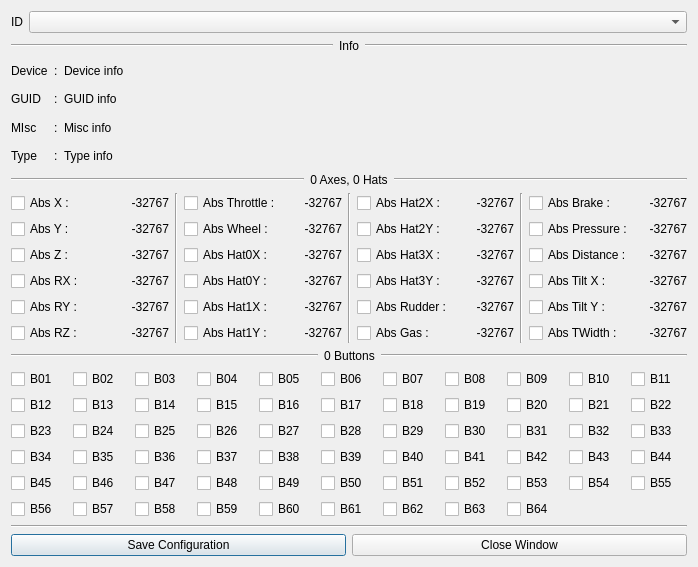
<?xml version="1.0" encoding="UTF-8"?>
<ui version="4.0">
 <class>dlgJsc</class>
 <widget class="QDialog" name="dlgJsc">
  <property name="geometry">
   <rect>
    <x>0</x>
    <y>0</y>
    <width>698</width>
    <height>567</height>
   </rect>
  </property>
  <property name="windowTitle">
   <string notr="true">Joypad/Gamepad Debug</string>
  </property>
  <property name="windowIcon">
   <iconset resource="resources.qrc">
    <normaloff>:/icon/icons/application.png</normaloff>:/icon/icons/application.png</iconset>
  </property>
  <layout class="QVBoxLayout" name="verticalLayout">
   <item>
    <layout class="QHBoxLayout" name="horizontalLayout_joy_ID">
     <item>
      <widget class="QLabel" name="label_joy_ID">
       <property name="text">
        <string notr="true">ID</string>
       </property>
       <property name="alignment">
        <set>Qt::AlignCenter</set>
       </property>
      </widget>
     </item>
     <item>
      <widget class="QComboBox" name="comboBox_joy_ID">
       <property name="sizePolicy">
        <sizepolicy hsizetype="Expanding" vsizetype="Fixed">
         <horstretch>0</horstretch>
         <verstretch>0</verstretch>
        </sizepolicy>
       </property>
      </widget>
     </item>
    </layout>
   </item>
   <item>
    <layout class="QHBoxLayout" name="horizontalLayout_Info_line">
     <item>
      <widget class="Line" name="line_Info_1">
       <property name="sizePolicy">
        <sizepolicy hsizetype="Expanding" vsizetype="Fixed">
         <horstretch>0</horstretch>
         <verstretch>0</verstretch>
        </sizepolicy>
       </property>
       <property name="orientation">
        <enum>Qt::Horizontal</enum>
       </property>
      </widget>
     </item>
     <item>
      <widget class="QLabel" name="label_Info_line">
       <property name="text">
        <string notr="true">Info</string>
       </property>
       <property name="alignment">
        <set>Qt::AlignCenter</set>
       </property>
      </widget>
     </item>
     <item>
      <widget class="Line" name="line_Info_2">
       <property name="sizePolicy">
        <sizepolicy hsizetype="Expanding" vsizetype="Fixed">
         <horstretch>0</horstretch>
         <verstretch>0</verstretch>
        </sizepolicy>
       </property>
       <property name="orientation">
        <enum>Qt::Horizontal</enum>
       </property>
      </widget>
     </item>
    </layout>
   </item>
   <item>
    <layout class="QGridLayout" name="gridLayout_info">
     <item row="1" column="1">
      <widget class="QLabel" name="label_GUID_2points">
       <property name="text">
        <string notr="true">:</string>
       </property>
      </widget>
     </item>
     <item row="0" column="1">
      <widget class="QLabel" name="label_Device_2points">
       <property name="text">
        <string notr="true">:</string>
       </property>
      </widget>
     </item>
     <item row="1" column="0">
      <widget class="QLabel" name="label_GUID_desc">
       <property name="text">
        <string notr="true">GUID</string>
       </property>
      </widget>
     </item>
     <item row="2" column="1">
      <widget class="QLabel" name="label_Misc_2points">
       <property name="text">
        <string notr="true">:</string>
       </property>
      </widget>
     </item>
     <item row="1" column="2">
      <widget class="QLabel" name="label_GUID">
       <property name="sizePolicy">
        <sizepolicy hsizetype="Expanding" vsizetype="Preferred">
         <horstretch>0</horstretch>
         <verstretch>0</verstretch>
        </sizepolicy>
       </property>
       <property name="text">
        <string notr="true">GUID info</string>
       </property>
      </widget>
     </item>
     <item row="0" column="2">
      <widget class="QLabel" name="label_Device">
       <property name="sizePolicy">
        <sizepolicy hsizetype="Expanding" vsizetype="Preferred">
         <horstretch>0</horstretch>
         <verstretch>0</verstretch>
        </sizepolicy>
       </property>
       <property name="text">
        <string notr="true">Device info</string>
       </property>
      </widget>
     </item>
     <item row="2" column="0">
      <widget class="QLabel" name="label_Misc_desc">
       <property name="text">
        <string notr="true">MIsc</string>
       </property>
      </widget>
     </item>
     <item row="0" column="0">
      <widget class="QLabel" name="label_Device_desc">
       <property name="text">
        <string notr="true">Device</string>
       </property>
      </widget>
     </item>
     <item row="2" column="2">
      <widget class="QLabel" name="label_Misc">
       <property name="sizePolicy">
        <sizepolicy hsizetype="Expanding" vsizetype="Preferred">
         <horstretch>0</horstretch>
         <verstretch>0</verstretch>
        </sizepolicy>
       </property>
       <property name="text">
        <string notr="true">Misc info</string>
       </property>
      </widget>
     </item>
     <item row="3" column="0">
      <widget class="QLabel" name="label_Type_desc">
       <property name="text">
        <string notr="true">Type</string>
       </property>
      </widget>
     </item>
     <item row="3" column="1">
      <widget class="QLabel" name="label_Type_2points">
       <property name="text">
        <string notr="true">:</string>
       </property>
      </widget>
     </item>
     <item row="3" column="2">
      <widget class="QLabel" name="label_Type">
       <property name="sizePolicy">
        <sizepolicy hsizetype="Expanding" vsizetype="Preferred">
         <horstretch>0</horstretch>
         <verstretch>0</verstretch>
        </sizepolicy>
       </property>
       <property name="text">
        <string notr="true">Type info</string>
       </property>
      </widget>
     </item>
    </layout>
   </item>
   <item>
    <layout class="QHBoxLayout" name="horizontalLayout_Axes_line">
     <item>
      <widget class="Line" name="line_Axes_2">
       <property name="sizePolicy">
        <sizepolicy hsizetype="Expanding" vsizetype="Fixed">
         <horstretch>0</horstretch>
         <verstretch>0</verstretch>
        </sizepolicy>
       </property>
       <property name="orientation">
        <enum>Qt::Horizontal</enum>
       </property>
      </widget>
     </item>
     <item>
      <widget class="QLabel" name="label_Axes_line">
       <property name="text">
        <string notr="true">0 Axes, 0 Hats</string>
       </property>
       <property name="alignment">
        <set>Qt::AlignCenter</set>
       </property>
      </widget>
     </item>
     <item>
      <widget class="Line" name="line_Axes_1">
       <property name="sizePolicy">
        <sizepolicy hsizetype="Expanding" vsizetype="Fixed">
         <horstretch>0</horstretch>
         <verstretch>0</verstretch>
        </sizepolicy>
       </property>
       <property name="orientation">
        <enum>Qt::Horizontal</enum>
       </property>
      </widget>
     </item>
    </layout>
   </item>
   <item>
    <layout class="QHBoxLayout" name="horizontalLayout_ABS">
     <item>
      <layout class="QGridLayout" name="gridLayout_ABS1">
       <item row="5" column="0">
        <widget class="QCheckBox" name="checkBox_ABS_RZ">
         <property name="text">
          <string notr="true">Abs RZ :</string>
         </property>
        </widget>
       </item>
       <item row="0" column="0">
        <widget class="QCheckBox" name="checkBox_ABS_X">
         <property name="text">
          <string notr="true">Abs X :</string>
         </property>
        </widget>
       </item>
       <item row="2" column="1">
        <widget class="QLabel" name="label_ABS_Z">
         <property name="text">
          <string notr="true">-32767</string>
         </property>
         <property name="alignment">
          <set>Qt::AlignRight|Qt::AlignTrailing|Qt::AlignVCenter</set>
         </property>
        </widget>
       </item>
       <item row="5" column="1">
        <widget class="QLabel" name="label_ABS_RZ">
         <property name="text">
          <string notr="true">-32767</string>
         </property>
         <property name="alignment">
          <set>Qt::AlignRight|Qt::AlignTrailing|Qt::AlignVCenter</set>
         </property>
        </widget>
       </item>
       <item row="3" column="1">
        <widget class="QLabel" name="label_ABS_RX">
         <property name="text">
          <string notr="true">-32767</string>
         </property>
         <property name="alignment">
          <set>Qt::AlignRight|Qt::AlignTrailing|Qt::AlignVCenter</set>
         </property>
        </widget>
       </item>
       <item row="1" column="0">
        <widget class="QCheckBox" name="checkBox_ABS_Y">
         <property name="text">
          <string notr="true">Abs Y :</string>
         </property>
        </widget>
       </item>
       <item row="2" column="0">
        <widget class="QCheckBox" name="checkBox_ABS_Z">
         <property name="text">
          <string notr="true">Abs Z :</string>
         </property>
        </widget>
       </item>
       <item row="4" column="1">
        <widget class="QLabel" name="label_ABS_RY">
         <property name="text">
          <string notr="true">-32767</string>
         </property>
         <property name="alignment">
          <set>Qt::AlignRight|Qt::AlignTrailing|Qt::AlignVCenter</set>
         </property>
        </widget>
       </item>
       <item row="0" column="1">
        <widget class="QLabel" name="label_ABS_X">
         <property name="text">
          <string notr="true">-32767</string>
         </property>
         <property name="alignment">
          <set>Qt::AlignRight|Qt::AlignTrailing|Qt::AlignVCenter</set>
         </property>
        </widget>
       </item>
       <item row="1" column="1">
        <widget class="QLabel" name="label_ABS_Y">
         <property name="text">
          <string notr="true">-32767</string>
         </property>
         <property name="alignment">
          <set>Qt::AlignRight|Qt::AlignTrailing|Qt::AlignVCenter</set>
         </property>
        </widget>
       </item>
       <item row="3" column="0">
        <widget class="QCheckBox" name="checkBox_ABS_RX">
         <property name="text">
          <string notr="true">Abs RX :</string>
         </property>
        </widget>
       </item>
       <item row="4" column="0">
        <widget class="QCheckBox" name="checkBox_ABS_RY">
         <property name="text">
          <string notr="true">Abs RY :</string>
         </property>
        </widget>
       </item>
      </layout>
     </item>
     <item>
      <widget class="Line" name="line_ABS1">
       <property name="orientation">
        <enum>Qt::Vertical</enum>
       </property>
      </widget>
     </item>
     <item>
      <layout class="QGridLayout" name="gridLayout_ABS2">
       <item row="4" column="0">
        <widget class="QCheckBox" name="checkBox_ABS_HAT1X">
         <property name="text">
          <string notr="true">Abs Hat1X :</string>
         </property>
        </widget>
       </item>
       <item row="1" column="1">
        <widget class="QLabel" name="label_ABS_WHEEL">
         <property name="text">
          <string notr="true">-32767</string>
         </property>
         <property name="alignment">
          <set>Qt::AlignRight|Qt::AlignTrailing|Qt::AlignVCenter</set>
         </property>
        </widget>
       </item>
       <item row="2" column="1">
        <widget class="QLabel" name="label_ABS_HAT0X">
         <property name="text">
          <string notr="true">-32767</string>
         </property>
         <property name="alignment">
          <set>Qt::AlignRight|Qt::AlignTrailing|Qt::AlignVCenter</set>
         </property>
        </widget>
       </item>
       <item row="0" column="1">
        <widget class="QLabel" name="label_ABS_THROTTLE">
         <property name="text">
          <string notr="true">-32767</string>
         </property>
         <property name="alignment">
          <set>Qt::AlignRight|Qt::AlignTrailing|Qt::AlignVCenter</set>
         </property>
        </widget>
       </item>
       <item row="2" column="0">
        <widget class="QCheckBox" name="checkBox_ABS_HAT0X">
         <property name="text">
          <string notr="true">Abs Hat0X :</string>
         </property>
        </widget>
       </item>
       <item row="3" column="0">
        <widget class="QCheckBox" name="checkBox_ABS_HAT0Y">
         <property name="text">
          <string notr="true">Abs Hat0Y :</string>
         </property>
        </widget>
       </item>
       <item row="1" column="0">
        <widget class="QCheckBox" name="checkBox_ABS_WHEEL">
         <property name="text">
          <string notr="true">Abs Wheel :</string>
         </property>
        </widget>
       </item>
       <item row="0" column="0">
        <widget class="QCheckBox" name="checkBox_ABS_THROTTLE">
         <property name="text">
          <string notr="true">Abs Throttle :</string>
         </property>
        </widget>
       </item>
       <item row="5" column="0">
        <widget class="QCheckBox" name="checkBox_ABS_HAT1Y">
         <property name="text">
          <string notr="true">Abs Hat1Y :</string>
         </property>
        </widget>
       </item>
       <item row="3" column="1">
        <widget class="QLabel" name="label_ABS_HAT0Y">
         <property name="text">
          <string notr="true">-32767</string>
         </property>
         <property name="alignment">
          <set>Qt::AlignRight|Qt::AlignTrailing|Qt::AlignVCenter</set>
         </property>
        </widget>
       </item>
       <item row="4" column="1">
        <widget class="QLabel" name="label_ABS_HAT1X">
         <property name="text">
          <string notr="true">-32767</string>
         </property>
         <property name="alignment">
          <set>Qt::AlignRight|Qt::AlignTrailing|Qt::AlignVCenter</set>
         </property>
        </widget>
       </item>
       <item row="5" column="1">
        <widget class="QLabel" name="label_ABS_HAT1Y">
         <property name="text">
          <string notr="true">-32767</string>
         </property>
         <property name="alignment">
          <set>Qt::AlignRight|Qt::AlignTrailing|Qt::AlignVCenter</set>
         </property>
        </widget>
       </item>
      </layout>
     </item>
     <item>
      <widget class="Line" name="line_ABS2">
       <property name="orientation">
        <enum>Qt::Vertical</enum>
       </property>
      </widget>
     </item>
     <item>
      <layout class="QGridLayout" name="gridLayout_ABS3">
       <item row="4" column="1">
        <widget class="QLabel" name="label_ABS_RUDDER">
         <property name="text">
          <string notr="true">-32767</string>
         </property>
         <property name="alignment">
          <set>Qt::AlignRight|Qt::AlignTrailing|Qt::AlignVCenter</set>
         </property>
        </widget>
       </item>
       <item row="1" column="1">
        <widget class="QLabel" name="label_ABS_HAT2Y">
         <property name="text">
          <string notr="true">-32767</string>
         </property>
         <property name="alignment">
          <set>Qt::AlignRight|Qt::AlignTrailing|Qt::AlignVCenter</set>
         </property>
        </widget>
       </item>
       <item row="5" column="0">
        <widget class="QCheckBox" name="checkBox_ABS_GAS">
         <property name="text">
          <string notr="true">Abs Gas :</string>
         </property>
        </widget>
       </item>
       <item row="0" column="1">
        <widget class="QLabel" name="label_ABS_HAT2X">
         <property name="text">
          <string notr="true">-32767</string>
         </property>
         <property name="alignment">
          <set>Qt::AlignRight|Qt::AlignTrailing|Qt::AlignVCenter</set>
         </property>
        </widget>
       </item>
       <item row="4" column="0">
        <widget class="QCheckBox" name="checkBox_ABS_RUDDER">
         <property name="text">
          <string notr="true">Abs Rudder :</string>
         </property>
        </widget>
       </item>
       <item row="2" column="0">
        <widget class="QCheckBox" name="checkBox_ABS_HAT3X">
         <property name="text">
          <string notr="true">Abs Hat3X :</string>
         </property>
        </widget>
       </item>
       <item row="2" column="1">
        <widget class="QLabel" name="label_ABS_HAT3X">
         <property name="text">
          <string notr="true">-32767</string>
         </property>
         <property name="alignment">
          <set>Qt::AlignRight|Qt::AlignTrailing|Qt::AlignVCenter</set>
         </property>
        </widget>
       </item>
       <item row="1" column="0">
        <widget class="QCheckBox" name="checkBox_ABS_HAT2Y">
         <property name="text">
          <string notr="true">Abs Hat2Y :</string>
         </property>
        </widget>
       </item>
       <item row="5" column="1">
        <widget class="QLabel" name="label_ABS_GAS">
         <property name="text">
          <string notr="true">-32767</string>
         </property>
         <property name="alignment">
          <set>Qt::AlignRight|Qt::AlignTrailing|Qt::AlignVCenter</set>
         </property>
        </widget>
       </item>
       <item row="3" column="0">
        <widget class="QCheckBox" name="checkBox_ABS_HAT3Y">
         <property name="text">
          <string notr="true">Abs Hat3Y :</string>
         </property>
        </widget>
       </item>
       <item row="0" column="0">
        <widget class="QCheckBox" name="checkBox_ABS_HAT2X">
         <property name="text">
          <string notr="true">Abs Hat2X :</string>
         </property>
        </widget>
       </item>
       <item row="3" column="1">
        <widget class="QLabel" name="label_ABS_HAT3Y">
         <property name="text">
          <string notr="true">-32767</string>
         </property>
         <property name="alignment">
          <set>Qt::AlignRight|Qt::AlignTrailing|Qt::AlignVCenter</set>
         </property>
        </widget>
       </item>
      </layout>
     </item>
     <item>
      <widget class="Line" name="line_ABS3">
       <property name="orientation">
        <enum>Qt::Vertical</enum>
       </property>
      </widget>
     </item>
     <item>
      <layout class="QGridLayout" name="gridLayout_ABS4">
       <item row="4" column="1">
        <widget class="QLabel" name="label_ABS_TILT_Y">
         <property name="text">
          <string notr="true">-32767</string>
         </property>
         <property name="alignment">
          <set>Qt::AlignRight|Qt::AlignTrailing|Qt::AlignVCenter</set>
         </property>
        </widget>
       </item>
       <item row="1" column="1">
        <widget class="QLabel" name="label_ABS_PRESSURE">
         <property name="text">
          <string notr="true">-32767</string>
         </property>
         <property name="alignment">
          <set>Qt::AlignRight|Qt::AlignTrailing|Qt::AlignVCenter</set>
         </property>
        </widget>
       </item>
       <item row="5" column="0">
        <widget class="QCheckBox" name="checkBox_ABS_TOOL_WIDTH">
         <property name="text">
          <string notr="true">Abs TWidth :</string>
         </property>
        </widget>
       </item>
       <item row="0" column="1">
        <widget class="QLabel" name="label_ABS_BRAKE">
         <property name="text">
          <string notr="true">-32767</string>
         </property>
         <property name="alignment">
          <set>Qt::AlignRight|Qt::AlignTrailing|Qt::AlignVCenter</set>
         </property>
        </widget>
       </item>
       <item row="4" column="0">
        <widget class="QCheckBox" name="checkBox_ABS_TILT_Y">
         <property name="text">
          <string notr="true">Abs Tilt Y :</string>
         </property>
        </widget>
       </item>
       <item row="2" column="0">
        <widget class="QCheckBox" name="checkBox_ABS_DISTANCE">
         <property name="text">
          <string notr="true">Abs Distance :</string>
         </property>
        </widget>
       </item>
       <item row="2" column="1">
        <widget class="QLabel" name="label_ABS_DISTANCE">
         <property name="text">
          <string notr="true">-32767</string>
         </property>
         <property name="alignment">
          <set>Qt::AlignRight|Qt::AlignTrailing|Qt::AlignVCenter</set>
         </property>
        </widget>
       </item>
       <item row="1" column="0">
        <widget class="QCheckBox" name="checkBox_ABS_PRESSURE">
         <property name="text">
          <string notr="true">Abs Pressure :</string>
         </property>
        </widget>
       </item>
       <item row="5" column="1">
        <widget class="QLabel" name="label_ABS_TOOL_WIDTH">
         <property name="text">
          <string notr="true">-32767</string>
         </property>
         <property name="alignment">
          <set>Qt::AlignRight|Qt::AlignTrailing|Qt::AlignVCenter</set>
         </property>
        </widget>
       </item>
       <item row="3" column="0">
        <widget class="QCheckBox" name="checkBox_ABS_TILT_X">
         <property name="text">
          <string notr="true">Abs Tilt X :</string>
         </property>
        </widget>
       </item>
       <item row="0" column="0">
        <widget class="QCheckBox" name="checkBox_ABS_BRAKE">
         <property name="text">
          <string notr="true">Abs Brake :</string>
         </property>
        </widget>
       </item>
       <item row="3" column="1">
        <widget class="QLabel" name="label_ABS_TILT_X">
         <property name="text">
          <string notr="true">-32767</string>
         </property>
         <property name="alignment">
          <set>Qt::AlignRight|Qt::AlignTrailing|Qt::AlignVCenter</set>
         </property>
        </widget>
       </item>
      </layout>
     </item>
    </layout>
   </item>
   <item>
    <layout class="QHBoxLayout" name="horizontalLayout_Buttons_line">
     <item>
      <widget class="Line" name="line_Buttons_1">
       <property name="sizePolicy">
        <sizepolicy hsizetype="Expanding" vsizetype="Fixed">
         <horstretch>0</horstretch>
         <verstretch>0</verstretch>
        </sizepolicy>
       </property>
       <property name="orientation">
        <enum>Qt::Horizontal</enum>
       </property>
      </widget>
     </item>
     <item>
      <widget class="QLabel" name="label_Buttons_line">
       <property name="text">
        <string notr="true">0 Buttons</string>
       </property>
       <property name="alignment">
        <set>Qt::AlignCenter</set>
       </property>
      </widget>
     </item>
     <item>
      <widget class="Line" name="line_Buttons_2">
       <property name="sizePolicy">
        <sizepolicy hsizetype="Expanding" vsizetype="Fixed">
         <horstretch>0</horstretch>
         <verstretch>0</verstretch>
        </sizepolicy>
       </property>
       <property name="orientation">
        <enum>Qt::Horizontal</enum>
       </property>
      </widget>
     </item>
    </layout>
   </item>
   <item>
    <layout class="QGridLayout" name="gridLayout_BTN">
     <item row="2" column="2">
      <widget class="QCheckBox" name="checkBox_BTN25">
       <property name="text">
        <string notr="true">B25</string>
       </property>
      </widget>
     </item>
     <item row="2" column="9">
      <widget class="QCheckBox" name="checkBox_BTN32">
       <property name="text">
        <string notr="true">B32</string>
       </property>
      </widget>
     </item>
     <item row="3" column="3">
      <widget class="QCheckBox" name="checkBox_BTN37">
       <property name="text">
        <string notr="true">B37</string>
       </property>
      </widget>
     </item>
     <item row="3" column="4">
      <widget class="QCheckBox" name="checkBox_BTN38">
       <property name="text">
        <string notr="true">B38</string>
       </property>
      </widget>
     </item>
     <item row="1" column="2">
      <widget class="QCheckBox" name="checkBox_BTN14">
       <property name="text">
        <string notr="true">B14</string>
       </property>
      </widget>
     </item>
     <item row="4" column="7">
      <widget class="QCheckBox" name="checkBox_BTN52">
       <property name="text">
        <string notr="true">B52</string>
       </property>
      </widget>
     </item>
     <item row="4" column="9">
      <widget class="QCheckBox" name="checkBox_BTN54">
       <property name="text">
        <string notr="true">B54</string>
       </property>
      </widget>
     </item>
     <item row="0" column="6">
      <widget class="QCheckBox" name="checkBox_BTN07">
       <property name="text">
        <string notr="true">B07</string>
       </property>
      </widget>
     </item>
     <item row="1" column="7">
      <widget class="QCheckBox" name="checkBox_BTN19">
       <property name="text">
        <string notr="true">B19</string>
       </property>
      </widget>
     </item>
     <item row="2" column="8">
      <widget class="QCheckBox" name="checkBox_BTN31">
       <property name="text">
        <string notr="true">B31</string>
       </property>
      </widget>
     </item>
     <item row="0" column="4">
      <widget class="QCheckBox" name="checkBox_BTN05">
       <property name="text">
        <string notr="true">B05</string>
       </property>
      </widget>
     </item>
     <item row="0" column="3">
      <widget class="QCheckBox" name="checkBox_BTN04">
       <property name="text">
        <string notr="true">B04</string>
       </property>
      </widget>
     </item>
     <item row="2" column="7">
      <widget class="QCheckBox" name="checkBox_BTN30">
       <property name="text">
        <string notr="true">B30</string>
       </property>
      </widget>
     </item>
     <item row="4" column="0">
      <widget class="QCheckBox" name="checkBox_BTN45">
       <property name="text">
        <string notr="true">B45</string>
       </property>
      </widget>
     </item>
     <item row="0" column="9">
      <widget class="QCheckBox" name="checkBox_BTN10">
       <property name="text">
        <string notr="true">B10</string>
       </property>
      </widget>
     </item>
     <item row="4" column="1">
      <widget class="QCheckBox" name="checkBox_BTN46">
       <property name="text">
        <string notr="true">B46</string>
       </property>
      </widget>
     </item>
     <item row="0" column="0">
      <widget class="QCheckBox" name="checkBox_BTN01">
       <property name="text">
        <string notr="true">B01</string>
       </property>
      </widget>
     </item>
     <item row="2" column="3">
      <widget class="QCheckBox" name="checkBox_BTN26">
       <property name="text">
        <string notr="true">B26</string>
       </property>
      </widget>
     </item>
     <item row="1" column="5">
      <widget class="QCheckBox" name="checkBox_BTN17">
       <property name="text">
        <string notr="true">B17</string>
       </property>
      </widget>
     </item>
     <item row="1" column="3">
      <widget class="QCheckBox" name="checkBox_BTN15">
       <property name="text">
        <string notr="true">B15</string>
       </property>
      </widget>
     </item>
     <item row="3" column="9">
      <widget class="QCheckBox" name="checkBox_BTN43">
       <property name="text">
        <string notr="true">B43</string>
       </property>
      </widget>
     </item>
     <item row="1" column="9">
      <widget class="QCheckBox" name="checkBox_BTN21">
       <property name="text">
        <string notr="true">B21</string>
       </property>
      </widget>
     </item>
     <item row="1" column="10">
      <widget class="QCheckBox" name="checkBox_BTN22">
       <property name="text">
        <string notr="true">B22</string>
       </property>
      </widget>
     </item>
     <item row="1" column="0">
      <widget class="QCheckBox" name="checkBox_BTN12">
       <property name="text">
        <string notr="true">B12</string>
       </property>
      </widget>
     </item>
     <item row="4" column="2">
      <widget class="QCheckBox" name="checkBox_BTN47">
       <property name="text">
        <string notr="true">B47</string>
       </property>
      </widget>
     </item>
     <item row="3" column="5">
      <widget class="QCheckBox" name="checkBox_BTN39">
       <property name="text">
        <string notr="true">B39</string>
       </property>
      </widget>
     </item>
     <item row="3" column="0">
      <widget class="QCheckBox" name="checkBox_BTN34">
       <property name="text">
        <string notr="true">B34</string>
       </property>
      </widget>
     </item>
     <item row="3" column="1">
      <widget class="QCheckBox" name="checkBox_BTN35">
       <property name="text">
        <string notr="true">B35</string>
       </property>
      </widget>
     </item>
     <item row="3" column="10">
      <widget class="QCheckBox" name="checkBox_BTN44">
       <property name="text">
        <string notr="true">B44</string>
       </property>
      </widget>
     </item>
     <item row="0" column="7">
      <widget class="QCheckBox" name="checkBox_BTN08">
       <property name="text">
        <string notr="true">B08</string>
       </property>
      </widget>
     </item>
     <item row="4" column="6">
      <widget class="QCheckBox" name="checkBox_BTN51">
       <property name="text">
        <string notr="true">B51</string>
       </property>
      </widget>
     </item>
     <item row="3" column="2">
      <widget class="QCheckBox" name="checkBox_BTN36">
       <property name="text">
        <string notr="true">B36</string>
       </property>
      </widget>
     </item>
     <item row="1" column="1">
      <widget class="QCheckBox" name="checkBox_BTN13">
       <property name="text">
        <string notr="true">B13</string>
       </property>
      </widget>
     </item>
     <item row="0" column="10">
      <widget class="QCheckBox" name="checkBox_BTN11">
       <property name="text">
        <string notr="true">B11</string>
       </property>
      </widget>
     </item>
     <item row="1" column="8">
      <widget class="QCheckBox" name="checkBox_BTN20">
       <property name="text">
        <string notr="true">B20</string>
       </property>
      </widget>
     </item>
     <item row="1" column="6">
      <widget class="QCheckBox" name="checkBox_BTN18">
       <property name="text">
        <string notr="true">B18</string>
       </property>
      </widget>
     </item>
     <item row="2" column="1">
      <widget class="QCheckBox" name="checkBox_BTN24">
       <property name="text">
        <string notr="true">B24</string>
       </property>
      </widget>
     </item>
     <item row="1" column="4">
      <widget class="QCheckBox" name="checkBox_BTN16">
       <property name="text">
        <string notr="true">B16</string>
       </property>
      </widget>
     </item>
     <item row="0" column="2">
      <widget class="QCheckBox" name="checkBox_BTN03">
       <property name="text">
        <string notr="true">B03</string>
       </property>
      </widget>
     </item>
     <item row="0" column="8">
      <widget class="QCheckBox" name="checkBox_BTN09">
       <property name="text">
        <string notr="true">B09</string>
       </property>
      </widget>
     </item>
     <item row="4" column="10">
      <widget class="QCheckBox" name="checkBox_BTN55">
       <property name="text">
        <string notr="true">B55</string>
       </property>
      </widget>
     </item>
     <item row="2" column="6">
      <widget class="QCheckBox" name="checkBox_BTN29">
       <property name="text">
        <string notr="true">B29</string>
       </property>
      </widget>
     </item>
     <item row="3" column="8">
      <widget class="QCheckBox" name="checkBox_BTN42">
       <property name="text">
        <string notr="true">B42</string>
       </property>
      </widget>
     </item>
     <item row="2" column="4">
      <widget class="QCheckBox" name="checkBox_BTN27">
       <property name="text">
        <string notr="true">B27</string>
       </property>
      </widget>
     </item>
     <item row="4" column="3">
      <widget class="QCheckBox" name="checkBox_BTN48">
       <property name="text">
        <string notr="true">B48</string>
       </property>
      </widget>
     </item>
     <item row="4" column="8">
      <widget class="QCheckBox" name="checkBox_BTN53">
       <property name="text">
        <string notr="true">B53</string>
       </property>
      </widget>
     </item>
     <item row="2" column="0">
      <widget class="QCheckBox" name="checkBox_BTN23">
       <property name="text">
        <string notr="true">B23</string>
       </property>
      </widget>
     </item>
     <item row="3" column="6">
      <widget class="QCheckBox" name="checkBox_BTN40">
       <property name="text">
        <string notr="true">B40</string>
       </property>
      </widget>
     </item>
     <item row="2" column="10">
      <widget class="QCheckBox" name="checkBox_BTN33">
       <property name="text">
        <string notr="true">B33</string>
       </property>
      </widget>
     </item>
     <item row="3" column="7">
      <widget class="QCheckBox" name="checkBox_BTN41">
       <property name="text">
        <string notr="true">B41</string>
       </property>
      </widget>
     </item>
     <item row="0" column="1">
      <widget class="QCheckBox" name="checkBox_BTN02">
       <property name="text">
        <string notr="true">B02</string>
       </property>
      </widget>
     </item>
     <item row="4" column="4">
      <widget class="QCheckBox" name="checkBox_BTN49">
       <property name="text">
        <string notr="true">B49</string>
       </property>
      </widget>
     </item>
     <item row="4" column="5">
      <widget class="QCheckBox" name="checkBox_BTN50">
       <property name="text">
        <string notr="true">B50</string>
       </property>
      </widget>
     </item>
     <item row="0" column="5">
      <widget class="QCheckBox" name="checkBox_BTN06">
       <property name="text">
        <string notr="true">B06</string>
       </property>
      </widget>
     </item>
     <item row="2" column="5">
      <widget class="QCheckBox" name="checkBox_BTN28">
       <property name="text">
        <string notr="true">B28</string>
       </property>
      </widget>
     </item>
     <item row="5" column="0">
      <widget class="QCheckBox" name="checkBox_BTN56">
       <property name="text">
        <string notr="true">B56</string>
       </property>
      </widget>
     </item>
     <item row="5" column="1">
      <widget class="QCheckBox" name="checkBox_BTN57">
       <property name="text">
        <string notr="true">B57</string>
       </property>
      </widget>
     </item>
     <item row="5" column="2">
      <widget class="QCheckBox" name="checkBox_BTN58">
       <property name="text">
        <string notr="true">B58</string>
       </property>
      </widget>
     </item>
     <item row="5" column="3">
      <widget class="QCheckBox" name="checkBox_BTN59">
       <property name="text">
        <string notr="true">B59</string>
       </property>
      </widget>
     </item>
     <item row="5" column="4">
      <widget class="QCheckBox" name="checkBox_BTN60">
       <property name="text">
        <string notr="true">B60</string>
       </property>
      </widget>
     </item>
     <item row="5" column="5">
      <widget class="QCheckBox" name="checkBox_BTN61">
       <property name="text">
        <string notr="true">B61</string>
       </property>
      </widget>
     </item>
     <item row="5" column="6">
      <widget class="QCheckBox" name="checkBox_BTN62">
       <property name="text">
        <string notr="true">B62</string>
       </property>
      </widget>
     </item>
     <item row="5" column="7">
      <widget class="QCheckBox" name="checkBox_BTN63">
       <property name="text">
        <string notr="true">B63</string>
       </property>
      </widget>
     </item>
     <item row="5" column="8">
      <widget class="QCheckBox" name="checkBox_BTN64">
       <property name="text">
        <string notr="true">B64</string>
       </property>
      </widget>
     </item>
    </layout>
   </item>
   <item>
    <widget class="Line" name="line_Save_Close">
     <property name="orientation">
      <enum>Qt::Horizontal</enum>
     </property>
    </widget>
   </item>
   <item>
    <layout class="QHBoxLayout" name="horizontalLayout_Save_Close">
     <item>
      <widget class="themePushButton" name="pushButton_Save">
       <property name="text">
        <string>Save Configuration</string>
       </property>
       <property name="icon">
        <iconset resource="resources.qrc">
         <normaloff>:/icon/icons/save.svgz</normaloff>:/icon/icons/save.svgz</iconset>
       </property>
      </widget>
     </item>
     <item>
      <widget class="themePushButton" name="pushButton_CLose">
       <property name="text">
        <string>Close Window</string>
       </property>
       <property name="icon">
        <iconset resource="resources.qrc">
         <normaloff>:/icon/icons/window_close.svgz</normaloff>:/icon/icons/window_close.svgz</iconset>
       </property>
      </widget>
     </item>
    </layout>
   </item>
  </layout>
 </widget>
 <customwidgets>
  <customwidget>
   <class>themePushButton</class>
   <extends>QPushButton</extends>
   <header>theme.hpp</header>
  </customwidget>
 </customwidgets>
 <tabstops>
  <tabstop>comboBox_joy_ID</tabstop>
  <tabstop>checkBox_ABS_X</tabstop>
  <tabstop>checkBox_ABS_Y</tabstop>
  <tabstop>checkBox_ABS_Z</tabstop>
  <tabstop>checkBox_ABS_RX</tabstop>
  <tabstop>checkBox_ABS_RY</tabstop>
  <tabstop>checkBox_ABS_RZ</tabstop>
  <tabstop>checkBox_ABS_THROTTLE</tabstop>
  <tabstop>checkBox_ABS_WHEEL</tabstop>
  <tabstop>checkBox_ABS_HAT0X</tabstop>
  <tabstop>checkBox_ABS_HAT0Y</tabstop>
  <tabstop>checkBox_ABS_HAT1X</tabstop>
  <tabstop>checkBox_ABS_HAT1Y</tabstop>
  <tabstop>checkBox_ABS_HAT2X</tabstop>
  <tabstop>checkBox_ABS_HAT2Y</tabstop>
  <tabstop>checkBox_ABS_HAT3X</tabstop>
  <tabstop>checkBox_ABS_HAT3Y</tabstop>
  <tabstop>checkBox_ABS_RUDDER</tabstop>
  <tabstop>checkBox_ABS_GAS</tabstop>
  <tabstop>checkBox_ABS_BRAKE</tabstop>
  <tabstop>checkBox_ABS_PRESSURE</tabstop>
  <tabstop>checkBox_ABS_DISTANCE</tabstop>
  <tabstop>checkBox_ABS_TILT_X</tabstop>
  <tabstop>checkBox_ABS_TILT_Y</tabstop>
  <tabstop>checkBox_ABS_TOOL_WIDTH</tabstop>
  <tabstop>checkBox_BTN01</tabstop>
  <tabstop>checkBox_BTN02</tabstop>
  <tabstop>checkBox_BTN03</tabstop>
  <tabstop>checkBox_BTN04</tabstop>
  <tabstop>checkBox_BTN05</tabstop>
  <tabstop>checkBox_BTN06</tabstop>
  <tabstop>checkBox_BTN07</tabstop>
  <tabstop>checkBox_BTN08</tabstop>
  <tabstop>checkBox_BTN09</tabstop>
  <tabstop>checkBox_BTN10</tabstop>
  <tabstop>checkBox_BTN11</tabstop>
  <tabstop>checkBox_BTN12</tabstop>
  <tabstop>checkBox_BTN13</tabstop>
  <tabstop>checkBox_BTN14</tabstop>
  <tabstop>checkBox_BTN15</tabstop>
  <tabstop>checkBox_BTN16</tabstop>
  <tabstop>checkBox_BTN17</tabstop>
  <tabstop>checkBox_BTN18</tabstop>
  <tabstop>checkBox_BTN19</tabstop>
  <tabstop>checkBox_BTN20</tabstop>
  <tabstop>checkBox_BTN21</tabstop>
  <tabstop>checkBox_BTN22</tabstop>
  <tabstop>checkBox_BTN23</tabstop>
  <tabstop>checkBox_BTN24</tabstop>
  <tabstop>checkBox_BTN25</tabstop>
  <tabstop>checkBox_BTN26</tabstop>
  <tabstop>checkBox_BTN27</tabstop>
  <tabstop>checkBox_BTN28</tabstop>
  <tabstop>checkBox_BTN29</tabstop>
  <tabstop>checkBox_BTN30</tabstop>
  <tabstop>checkBox_BTN31</tabstop>
  <tabstop>checkBox_BTN32</tabstop>
  <tabstop>checkBox_BTN33</tabstop>
  <tabstop>checkBox_BTN34</tabstop>
  <tabstop>checkBox_BTN35</tabstop>
  <tabstop>checkBox_BTN36</tabstop>
  <tabstop>checkBox_BTN37</tabstop>
  <tabstop>checkBox_BTN38</tabstop>
  <tabstop>checkBox_BTN39</tabstop>
  <tabstop>checkBox_BTN40</tabstop>
  <tabstop>checkBox_BTN41</tabstop>
  <tabstop>checkBox_BTN42</tabstop>
  <tabstop>checkBox_BTN43</tabstop>
  <tabstop>checkBox_BTN44</tabstop>
  <tabstop>checkBox_BTN45</tabstop>
  <tabstop>checkBox_BTN46</tabstop>
  <tabstop>checkBox_BTN47</tabstop>
  <tabstop>checkBox_BTN48</tabstop>
  <tabstop>checkBox_BTN49</tabstop>
  <tabstop>checkBox_BTN50</tabstop>
  <tabstop>checkBox_BTN51</tabstop>
  <tabstop>checkBox_BTN52</tabstop>
  <tabstop>checkBox_BTN53</tabstop>
  <tabstop>checkBox_BTN54</tabstop>
  <tabstop>checkBox_BTN55</tabstop>
  <tabstop>checkBox_BTN56</tabstop>
  <tabstop>checkBox_BTN57</tabstop>
  <tabstop>checkBox_BTN58</tabstop>
  <tabstop>checkBox_BTN59</tabstop>
  <tabstop>checkBox_BTN60</tabstop>
  <tabstop>checkBox_BTN61</tabstop>
  <tabstop>checkBox_BTN62</tabstop>
  <tabstop>checkBox_BTN63</tabstop>
  <tabstop>checkBox_BTN64</tabstop>
 </tabstops>
 <resources>
  <include location="resources.qrc"/>
 </resources>
 <connections/>
</ui>
